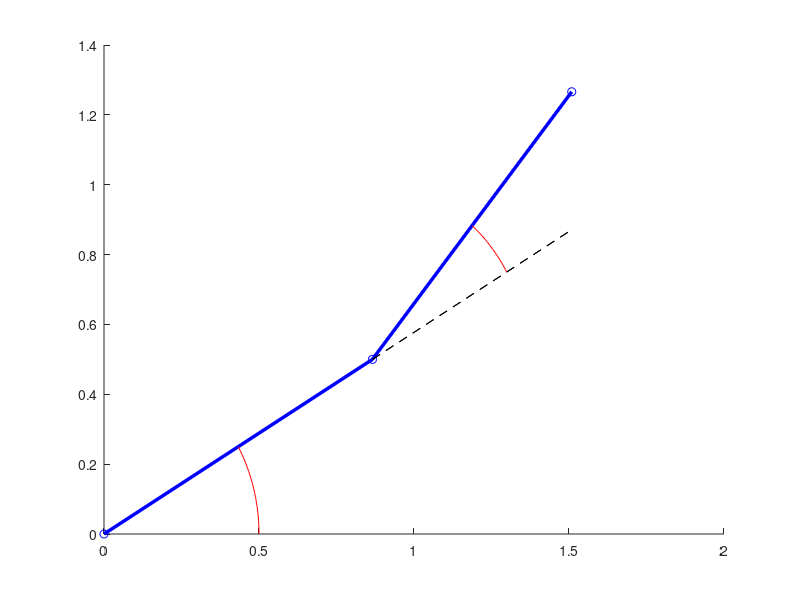

The MATLAB script that drew this image:
function test1
clear all; close all;
hold on;

L1=1;
L2=1;
theta1=30*pi/180;
theta2=20*pi/180;

x1=L1*cos(theta1);
y1=L2*sin(theta1);
x2=L1*cos(theta1)+L2*cos(theta1+theta2);
y2=L1*sin(theta1)+L2*sin(theta1+theta2);
x=[0 x1 x2];
y=[0 y1 y2];

plot(x,y,'b-','LineWidth',2.5);
plot(x,y,'bo')

drawAngle(0,0,theta1);
drawAngle(L1,theta1,theta2);

%?P1??????Theta2???OP1?????


    function drawAngle(r0,th1,th2)
        a=0.5;
        th0=th1;
        x=sqrt((L1^2+a^2)-2*L1*a*cos(pi-th2));
        th3=acos((L1^2+x^2-a^2)/(2*L1*x));
        
        if r0~=0
            thetas=linspace(th1,th1+th3,21);
        else
            thetas=linspace(th1,th2,21);
        end
        
        for idx=1:length(thetas)
            theta=thetas(idx);
            r(idx)= r0*cos(theta-th0)+sqrt((r0*cos(theta-th0))^2-(r0^2-a^2));
        end
        xslice=a*3;
        ybound=y1/x1*xslice;
        plot([x1 xslice],[y1 ybound],'k--');
        polar(thetas,r,'r-');                        
    end


end